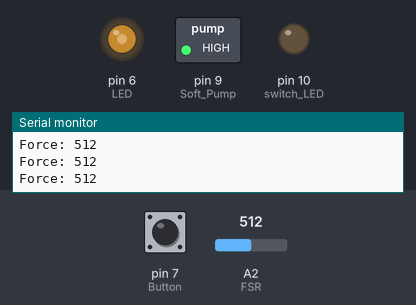
Bench run of a sketch on a simulated Arduino Uno, built with avr-gcc and run on an emulated ATmega328P. On the bench: switched loads named in the sketch (green lamp = pin HIGH), output pins drawn as LEDs (lit = HIGH), the last lines printed to the serial monitor. The inputs (shaded band) are chosen by the test bench; at power-on: A2 (FSR) = 512, pin 7 (Button) HIGH.

Above: at 1.2 s.
1.3 s: A2 (FSR) set to 716
At 2.6 s:
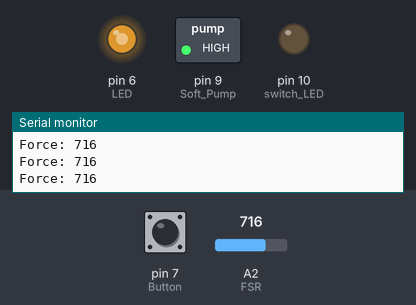
4.3 s: A2 (FSR) set to 1023
At 5.2 s:
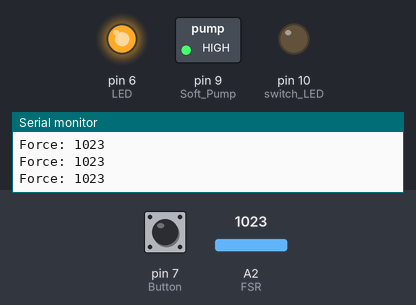
7.3 s: A2 (FSR) set to 511
At 8.5 s:
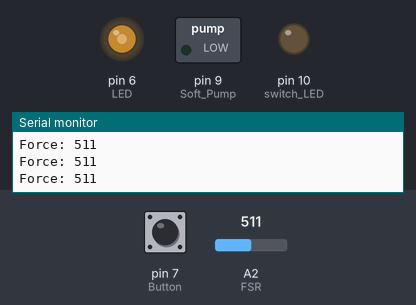
8.8 s: A2 (FSR) set to 11
At 9.8 s:
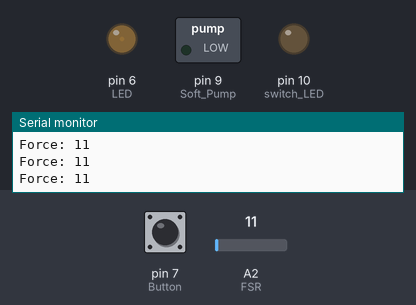
10.3 s: A2 (FSR) set to 8
At 10.8 s:
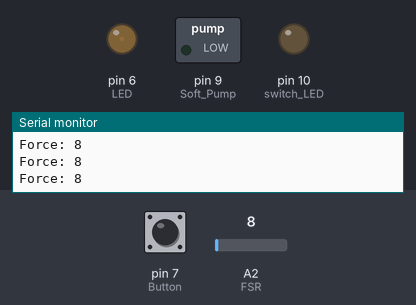
11.8 s: A2 (FSR) set to 306
At 16.5 s:
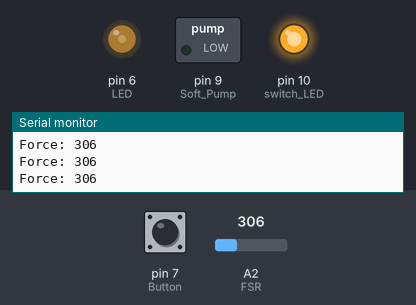
Timing chart, 0 to 17.5 s (numbered marks = the images above; inputs shaded):
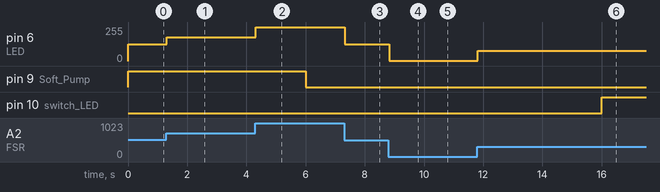

The sketch:

Exhibition-MDPcode.ino
```cpp
// PURPOSE: To have a simple way of controlling two pumps, one button and two sensors to demonstrate stuff on my project
#define FSR A2
#define switch_LED 10
#define Soft_Pump 9
#define Button 7
#define LED 6

int forceSensorVal;
int btnReading;
int BtnState;
int lastBtnState;
int LED_PWM;  // setting this higher means it is slower to turn off
int initialLEDPWM = 180;
int delayLEDfade = 1500;
int LED_Value;
int wait_Delay = 16; //Time that we will wait for the switch to go on after initial press
bool pwrState = 0;
bool wake;
int soft_pumpOnTime = 6;  // in seconds
int switch_LEDOffTime = 12;  // in seconds
unsigned long currentTime;
unsigned long lastDebounceTime = 0;  // the last time the output pin was toggled
unsigned long LEDsStarted = 0;       // counts how long the LEDs have been on
unsigned long debounceDelay = 100;   // the debounce time; increase if the output flickers
unsigned long pumpStarted;

void setup() {
  // put your setup code here, to run once:
  pinMode(LED, OUTPUT);
  pinMode(Soft_Pump, OUTPUT);
  pinMode(switch_LED, OUTPUT);
  pinMode(FSR, INPUT);
  Serial.begin(9600);
  Serial.println("Prototype exhibition display for Tim Wilson Major Work. 23/8/24");
}

void loop() {
  currentTime = millis();
  // put your main code here, to run repeatedly:
  DebounceBtn();  // starts timer for pumpStarted
  PumpOn();       // turns pump on, if the time is less than the duration it should be on for
  ForceSensor();  //turns on LED when force hit
}

void ForceSensor() {
  forceSensorVal = analogRead(FSR);
  Serial.print("Force: ");
  Serial.println(forceSensorVal);
  delay(2);
  LED_Value = map(forceSensorVal, 0, 1023, 0, 255);
  analogWrite(LED,LED_Value);
}


void PumpOn() {
  if ((currentTime - pumpStarted) <= soft_pumpOnTime * 1000) {
    digitalWrite(Soft_Pump, HIGH);
  } else {
    digitalWrite(Soft_Pump, LOW);
  }
  if ((currentTime - pumpStarted) <= wait_Delay * 1000) {
    digitalWrite(switch_LED, LOW);
  } else {
    digitalWrite(switch_LED, HIGH);
  }
}

void DebounceBtn() {  // outputs device mode from 0 to 3, 0 is power off.
  btnReading = digitalRead(Button);
  // Serial.println(modebtnReading);
  if (btnReading != lastBtnState) {
    lastDebounceTime = currentTime;
  }
  if ((currentTime - lastDebounceTime) > debounceDelay) {
    // whatever the reading is at, it's been there for longer than the debounce delay, so take it as the actual current state:
    if (btnReading != BtnState) {
      BtnState = btnReading;
      // change mode
      wake = true;
      if ((currentTime - pumpStarted) > wait_Delay*1000) {
        pumpStarted = currentTime;
        Serial.println("Pumps on now");
      }  // only set new pump started time if it has been 16s since last turned on
    }
  }
  lastBtnState = btnReading;
}
```

Measured:
- after the input at 1.3 s, pin 6 (LED): 127/255 → 178/255 at once
- after the input at 4.3 s, pin 6 (LED): 178/255 → 255/255 at once
- after the input at 7.3 s, pin 6 (LED): 255/255 → 127/255 at once
- after the input at 8.8 s, pin 6 (LED): 127/255 → 2/255 at once
- after the input at 10.3 s, pin 6 (LED): 2/255 → 1/255 at once
- after the input at 11.8 s, pin 6 (LED): 1/255 → 76/255 at once
